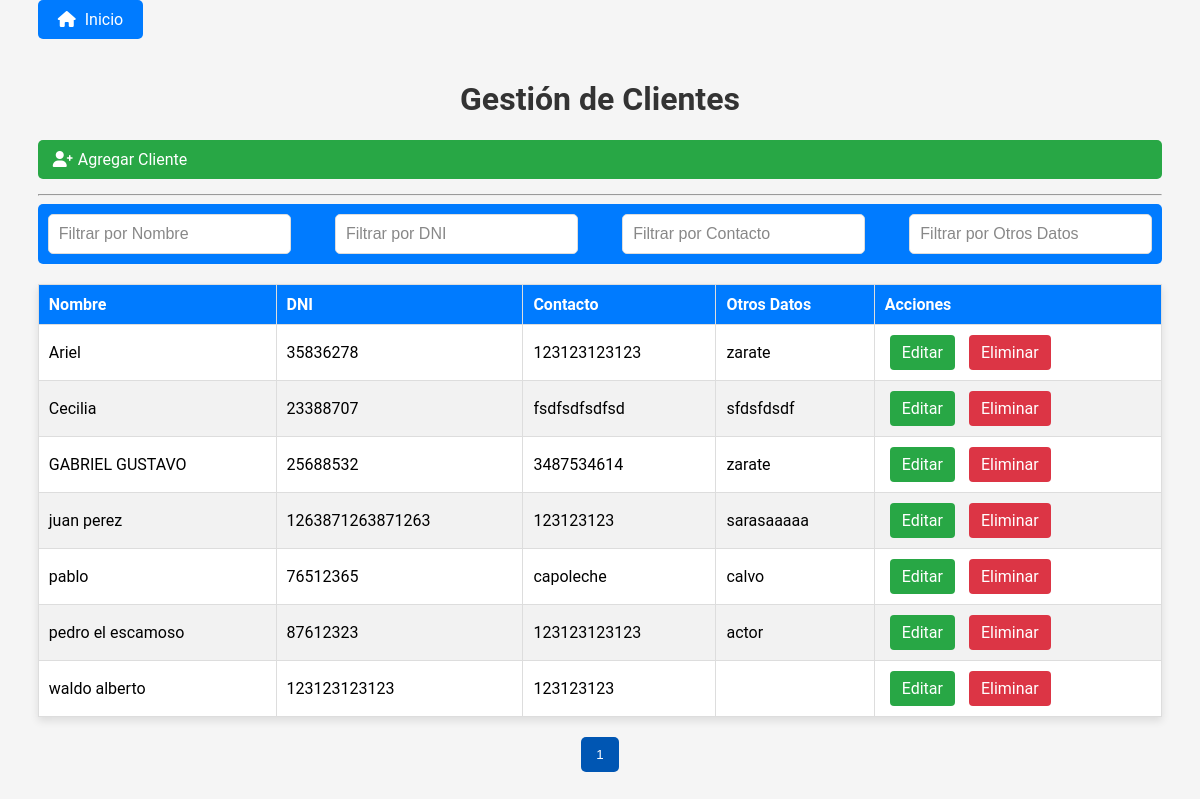
The page /views/clientes.php on the database its author committed.
### tables this page shows
CREATE TABLE `Clientes` (
  `DNI` varchar(20) NOT NULL,
  `Nombre` varchar(255) NOT NULL,
  `Contacto` varchar(255) DEFAULT NULL,
  `Otros_Datos` text DEFAULT NULL
);

### views/clientes.php (the view, shortened to what this page needs)
<!DOCTYPE html>
<html lang="es">
<head>
    <link rel="stylesheet" href="https://cdnjs.cloudflare.com/ajax/libs/font-awesome/6.0.0-beta3/css/all.min.css">
    <link rel="stylesheet" href="../css/estilos.css">
</head>
<?php
include_once '../database/conexion.php';
?>
<!DOCTYPE html>
<html lang="es">
<head>
    <link rel="stylesheet" href="https://cdnjs.cloudflare.com/ajax/libs/font-awesome/6.0.0-beta3/css/all.min.css">
    <link rel="stylesheet" href="../css/estilos.css">
</head>
<body>
    <a href="../index.php"
        style="display: inline-block; margin-bottom: 20px; background-color: #007BFF; color: white; padding: 10px 20px; border-radius: 5px; text-decoration: none;"><i
            class='fas fa-home'></i> Inicio</a>
    <h1>Gestión de Clientes</h1>
    <div class="add-client-btn" onclick="openPopup()">
        <i class="fas fa-user-plus"></i> Agregar Cliente
    </div>
    <hr>
    <div class="filter-container">
        <input type="text" id="filterNombre" placeholder="Filtrar por Nombre" oninput="filterTable(0)">
        <input type="text" id="filterDNI" placeholder="Filtrar por DNI" oninput="filterTable(1)">
        <input type="text" id="filterContacto" placeholder="Filtrar por Contacto" oninput="filterTable(2)">
        <input type="text" id="filterOtrosDatos" placeholder="Filtrar por Otros Datos" oninput="filterTable(3)">
    </div>
    <table id="clientesTable">
        <thead>
            <tr>
                <th>Nombre</th>
                <th>DNI</th>
                <th>Contacto</th>
                <th>Otros Datos</th>
                <th>Acciones</th>
            </tr>
        </thead>
        <tbody>
            <?php
            $limit = 10;
            $page = isset($_GET['page']) ? (int)$_GET['page'] : 1;
            $offset = ($page - 1) * $limit;
            $sql = "SELECT * FROM Clientes ORDER BY Nombre ASC LIMIT $limit OFFSET $offset";
            $result = $conn->query($sql);
            if ($result->num_rows > 0) {
                while ($row = $result->fetch_assoc()) {
                    echo "<tr>";
                    echo "<td>{$row['Nombre']}</td>";
                    echo "<td>{$row['DNI']}</td>";
                    echo "<td>{$row['Contacto']}</td>";
                    echo "<td>{$row['Otros_Datos']}</td>";
                    echo "<td class='action-buttons'>
                            <a class='edit' href='editar_cliente.php?dni={$row['DNI']}'>Editar</a>
                            <a class='delete' href='eliminar_cliente.php?dni={$row['DNI']}' onclick='return confirm(\"¿Estás seguro de eliminar este cliente?\");'>Eliminar</a>
                          </td>";
                    echo "</tr>";
                }
            } else {
                echo "<tr><td colspan='5'>No hay clientes registrados.</td></tr>";
            }
            ?>
        </tbody>
    </table>
    <div class="pagination">
        <?php
        $result_total = $conn->query("SELECT COUNT(*) AS total FROM Clientes");
        $total_rows = $result_total->fetch_assoc()['total'];
        $total_pages = ceil($total_rows / $limit);
        for ($i = 1; $i <= $total_pages; $i++) {
            $active = $i == $page ? 'active' : '';
            echo "<button class='$active' onclick=\"window.location='clientes.php?page=$i'\">$i</button>";
        }
        ?>
    </div>
</body>
</html>
</body>
</html>

### css/estilos.css (style rules this page uses)
body { font-family: 'Roboto', sans-serif; background-color: #f5f5f5; margin: 10; padding: 10; }
h1, h2 { text-align: center; color: #333; }
table { width: 90%; margin: 20px auto; border-collapse: collapse; background-color: white; box-shadow: 0 4px 8px rgba(0, 0, 0, 0.1); }
table th, table td { padding: 10px; text-align: left; border: 1px solid #ddd; }
table th { background-color: #007BFF; color: white; font-size: 16px; }
table tr:nth-child(even) { background-color: #f2f2f2; }
.action-buttons a { display: inline-block; padding: 8px 12px; margin: 0 5px; border-radius: 4px; text-decoration: none; color: white; }
.action-buttons .edit { background-color: #28a745; }
.action-buttons .delete { background-color: #dc3545; }
i { margin-right: 5px; }
body { margin: 30px; }
.filter-container { display: flex; justify-content: space-between; align-items: center; background-color: #007BFF; padding: 10px; border-radius: 5px; margin-bottom: 15px; color: white; }
.filter-container input { padding: 10px; border: 1px solid #ddd; border-radius: 5px; font-size: 16px; width: 20%; min-width: 150px; }
.filter-container input::placeholder { color: #888; }

### views/clientes.php (style rules this page uses)
body { margin: 30px; }
.filter-container { display: flex; justify-content: space-between; align-items: center; background-color: #007BFF; padding: 10px; border-radius: 5px; margin-bottom: 15px; color: white; }
.filter-container input { padding: 10px; border: 1px solid #ddd; border-radius: 5px; font-size: 16px; width: 20%; min-width: 150px; }
.filter-container input::placeholder { color: #888; }
#clientesTable { width: 100%; border-collapse: collapse; margin-top: 20px; }
#clientesTable th { background-color: #007BFF; color: white; text-align: left; padding: 10px; }
#clientesTable td { padding: 10px; border: 1px solid #ddd; }
#clientesTable tr:nth-child(even) { background-color: #f2f2f2; }
.action-buttons a { text-decoration: none; padding: 5px 10px; border-radius: 4px; color: white; }
.action-buttons .edit { background-color: #28a745; }
.action-buttons .delete { background-color: #dc3545; }
.pagination { margin: 20px 0; text-align: center; }
.pagination button { padding: 10px 15px; margin: 0 5px; border: none; background-color: #007BFF; color: white; border-radius: 5px; cursor: pointer; }
.pagination button.active { background-color: #0056b3; }
body { margin: 0 1cm; }
.add-client-btn { display: flex; align-items: center; background-color: #28a745; color: white; padding: 10px 15px; border-radius: 5px; text-decoration: none; margin-bottom: 15px; cursor: pointer; }
.add-client-btn i { margin-right: 5px; }

### rows shown on the page
clientes: Nombre "Ariel", DNI "35836278", Contacto "123123123123", Otros_Datos "zarate"
clientes: Nombre "Cecilia", DNI "23388707", Contacto "fsdfsdfsdfsd", Otros_Datos "sfdsfdsdf"
clientes: Nombre "GABRIEL GUSTAVO", DNI "25688532", Contacto "3487534614", Otros_Datos "zarate"
clientes: Nombre "juan perez", DNI "1263871263871263", Contacto "123123123", Otros_Datos "sarasaaaaa"
clientes: Nombre "pablo", DNI "76512365", Contacto "capoleche", Otros_Datos "calvo"
clientes: Nombre "pedro el escamoso", DNI "87612323", Contacto "123123123123", Otros_Datos "actor"
clientes: Nombre "waldo alberto", DNI "123123123123", Contacto "123123123"
